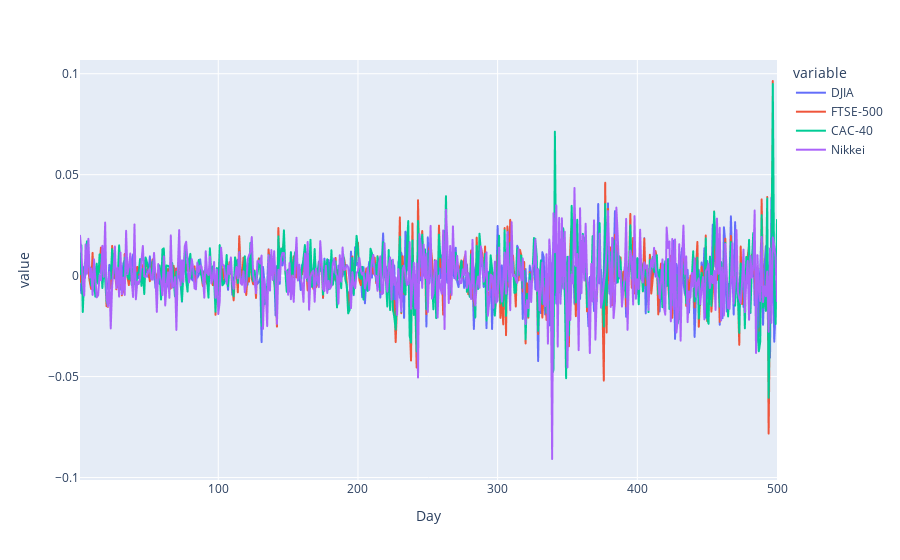

Notebook source saved alongside this figure:
### Code cell
# We start with the calculation of returns (we have the index LEVELS and not the returns)
returns = indexes.apply(pd.DataFrame.pct_change).dropna()
fig_returns = px.line(returns)
fig_returns.show()

# We use normalized returns for the GARCH model to focus on the variance
normalized_returns = returns - np.mean(returns)

### Figure 1 — Plotly figure (JSON) as saved in the notebook; plotly's stock layout.template omitted (floating-point values rounded to 4 significant figures; data arrays with more than 128 entries replaced by an {"elided": "..."} marker saying what was removed)
{"data": [{"hovertemplate": "variable=DJIA<br>Day=%{x}<br>value=%{y}<extra></extra>", "legendgroup": "DJIA", "line": {"color": "#636efa", "dash": "solid"}, "marker": {"symbol": "circle"}, "mode": "lines", "name": "DJIA", "showlegend": true, "type": "scattergl", "x": {"elided": "500 int values"}, "xaxis": "x", "y": {"elided": "500 float values"}, "yaxis": "y"}, {"hovertemplate": "variable=FTSE-500<br>Day=%{x}<br>value=%{y}<extra></extra>", "legendgroup": "FTSE-500", "line": {"color": "#EF553B", "dash": "solid"}, "marker": {"symbol": "circle"}, "mode": "lines", "name": "FTSE-500", "showlegend": true, "type": "scattergl", "x": {"elided": "500 int values"}, "xaxis": "x", "y": {"elided": "500 float values"}, "yaxis": "y"}, {"hovertemplate": "variable=CAC-40<br>Day=%{x}<br>value=%{y}<extra></extra>", "legendgroup": "CAC-40", "line": {"color": "#00cc96", "dash": "solid"}, "marker": {"symbol": "circle"}, "mode": "lines", "name": "CAC-40", "showlegend": true, "type": "scattergl", "x": {"elided": "500 int values"}, "xaxis": "x", "y": {"elided": "500 float values"}, "yaxis": "y"}, {"hovertemplate": "variable=Nikkei<br>Day=%{x}<br>value=%{y}<extra></extra>", "legendgroup": "Nikkei", "line": {"color": "#ab63fa", "dash": "solid"}, "marker": {"symbol": "circle"}, "mode": "lines", "name": "Nikkei", "showlegend": true, "type": "scattergl", "x": {"elided": "500 int values"}, "xaxis": "x", "y": {"elided": "500 float values"}, "yaxis": "y"}], "layout": {"legend": {"title": {"text": "variable"}, "tracegroupgap": 0}, "margin": {"t": 60}, "xaxis": {"anchor": "y", "domain": [0, 1], "title": {"text": "Day"}}, "yaxis": {"anchor": "x", "domain": [0, 1], "title": {"text": "value"}}}}
